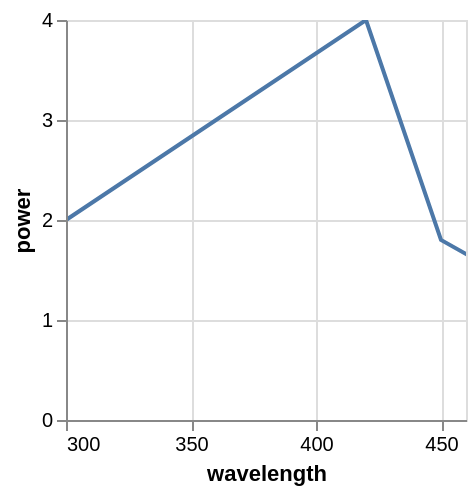

Write the Vega-Lite specification saved for this chart.
### Vega specification from a JSON file in a GitHub repository (floating-point values rounded to 4 significant figures)
{"$schema": "https://vega.github.io/schema/vega/v5.json", "autosize": "pad", "padding": 5, "width": 200, "height": 200, "style": "cell", "data": [{"name": "source_0", "values": [{"wavelength": 250, "power": 1}, {"wavelength": 300, "power": 2}, {"wavelength": 420, "power": 4}, {"wavelength": 450, "power": 1.8}, {"wavelength": 500, "power": 1.1}]}], "marks": [{"name": "marks", "type": "line", "clip": true, "style": ["line"], "sort": {"field": "datum[\"wavelength\"]"}, "from": {"data": "source_0"}, "encode": {"update": {"stroke": {"value": "#4c78a8"}, "tooltip": {"signal": "{\"wavelength\": format(datum[\"wavelength\"], \"\"), \"power\": format(datum[\"power\"], \"\")}"}, "x": {"scale": "x", "field": "wavelength"}, "y": {"scale": "y", "field": "power"}, "defined": {"signal": "datum[\"wavelength\"] !== null && !isNaN(datum[\"wavelength\"]) && datum[\"power\"] !== null && !isNaN(datum[\"power\"])"}}}}], "scales": [{"name": "x", "type": "linear", "domain": [300, 450], "range": [0, {"signal": "width"}], "nice": true, "zero": false}, {"name": "y", "type": "linear", "domain": {"data": "source_0", "field": "power"}, "range": [{"signal": "height"}, 0], "nice": true, "zero": true}], "axes": [{"scale": "x", "orient": "bottom", "grid": false, "title": "wavelength", "labelFlush": true, "labelOverlap": true, "tickCount": {"signal": "ceil(width/40)"}, "zindex": 1}, {"scale": "x", "orient": "bottom", "gridScale": "y", "grid": true, "tickCount": {"signal": "ceil(width/40)"}, "domain": false, "labels": false, "maxExtent": 0, "minExtent": 0, "ticks": false, "zindex": 0}, {"scale": "y", "orient": "left", "grid": false, "title": "power", "labelOverlap": true, "tickCount": {"signal": "ceil(height/40)"}, "zindex": 1}, {"scale": "y", "orient": "left", "gridScale": "x", "grid": true, "tickCount": {"signal": "ceil(height/40)"}, "domain": false, "labels": false, "maxExtent": 0, "minExtent": 0, "ticks": false, "zindex": 0}]}
